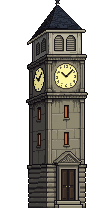
#> input picture Assets/Village/_source/clock-3q/clock_t3_jeremy_touchup_v2_112x208.png, 112 x 208 px, given in place of clock_t4_noglow.png, which was not available
$ python build_t5.py ../clock_t3_jeremy_touchup_v2_112x208.png
#> lines starting #> are read from the running program, lines starting #| are printed output that depends on the picture
from PIL import Image, ImageDraw
import math, sys
STRIP = '--strip' in sys.argv
OUTNAME = 't5/clock_t5_strip.png' if STRIP else 't5/clock_t5_draft_112x208.png'
D='/mnt/user-data/uploads/Deadline/Assets/Village/'
im=Image.open('t4/clock_t4_noglow.png').convert('RGBA'); px=im.load(); d=ImageDraw.Draw(im)
#> further down, im is the input picture: PIL image 112x208 RGBA; mean R, G, B, A 180.4, 178.1, 172.9, 115.7
px[86,186]=(0,0,0,0)                                   # Jeremy's T4 touch-up
O=(14,12,16,255); W,H=im.size
#> after `W, H = im.size`: W = 112; H = 208
# ---------- 1. standing-seam metal roof (same shape as the slate one)
AP=(59,5); CL=(48,28); CR=(85,28)
hip=lambda y: AP[0]+(CL[0]-AP[0])*(y-AP[1])/(CL[1]-AP[1])
side_out=lambda x: 29+int(round(0.66*(48-x)))
F1=(118,124,122,255); F2=(104,110,111,255); FS=(60,66,68,255); S1=(60,66,68,255); S2=(50,55,58,255); SS=(30,33,37,255)
front_ends=[48+i*37/7 for i in range(8)]
side_ends=[(x,28+0.66*(48-x)) for x in (30,34,38,42,46)]
roof=set()
for y in range(4,42):
    for x in range(24,90):
        if px[x,y][3]<=20: continue
        if y<=28 and x>=hip(y): roof.add((x,y,'f'))
        elif x<hip(min(y,28)) and x<48 and y<side_out(x): roof.add((x,y,'s'))
for (x,y,f) in roof:
    if f=='f':
        t=(y-AP[1])/(CR[1]-AP[1]); seam=False; panel=0
        for k,ex in enumerate(front_ends):
            sx=AP[0]+(ex-AP[0])*t
            if t>0.3 and int(round(sx))==x: seam=True
            if x>sx: panel=k
        c=FS if seam else (F1 if panel%2==0 else F2)
        if y>=27: c=tuple(int(v*0.85) for v in c[:3])+(255,)
    else:
        seam=False; panel=0
        for k,(ex,ey) in enumerate(side_ends):
            t=(y-AP[1])/(ey-AP[1])
            sx=AP[0]+(ex-AP[0])*t
            if 0.3<t<=1.05 and int(round(sx))==x: seam=True
            if x>sx: panel=k
        c=SS if seam else (S1 if panel%2==0 else S2)
    px[x,y]=c
for (x,y,f) in roof:                                    # keep a dark outline on the roof's outer edge
    if any(not(0<=x+dx<W) or px[x+dx,y+dy][3]<=20 for dx,dy in ((-1,0),(1,0),(0,-1))): px[x,y]=O
# ---------- 2. light strip under the eave (front run level, side run sloping), like Jeremy's reference photo
LIT=(255,228,164,255); eave=[]
if STRIP:
    for x in range(49,86): px[x,31]=LIT; eave.append((x,31))
    for x in range(30,48):
        y=side_out(x)+1
        if px[x,y][3]>20: px[x,y]=(232,200,138,255); eave.append((x,y))
# ---------- 3. bell in the RIGHT belfry opening: louvres out, lit inside, bronze bell on a wooden headstock
for y in range(37,50):
    for x in range(67,75):
        if px[x,y][:3]!=(25,23,27):
            k=max(0,1-((x-70.5)**2/30+(y-41)**2/60)); px[x,y]=(int(96+96*k),int(62+66*k),int(34+30*k),255)
for y in range(38,50): px[67,y]=(70,46,28,255)
for x in range(68,74): px[x,38]=(52,36,24,255); px[x,39]=(40,28,20,255)
BH=(206,160,78,255); BB=(128,92,40,255); BS=(84,58,26,255)
rows={40:(70,71),41:(69,72),42:(69,72),43:(68,73),44:(68,73),45:(68,73),46:(68,73),47:(67,74)}
for y,(a,b) in rows.items():
    for x in range(a,b+1): px[x,y]=BH if x==a+1 else (BS if x>=b-1 else BB)
    px[a,y]=BS
px[70,48]=(30,22,16,255); px[71,48]=(30,22,16,255)
for x in range(67,75): px[x,50]=(25,23,27,255)
# ---------- 4. survivor flag: the High school's T5 flag shrunk to 70% with PixelLab resize (the tower stands further back)
sch=Image.open(D+'heroes_t5.png').convert('RGBA')
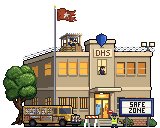
#> input picture Assets/Village/heroes_t5.png, 160 x 128 px, found by its file name
#> sch is the input picture: PIL image 160x128 RGBA; mean R, G, B, A 190.6, 181.9, 165.4, 145.9
fl=Image.open('flag/flag_r1.png').convert('RGBA'); fl=fl.crop(fl.getbbox()); fp=fl.load()
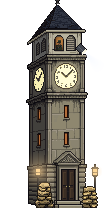
#> input picture Assets/Village/_source/clock-3q/clock_t4_jeremy_touchup_v1_112x208.png, 112 x 208 px, given in place of flag_r1.png, which was not available
#> further down, fl is the input picture: PIL image 112x208 RGBA; mean R, G, B, A 181, 177.8, 171.6, 119.7
#> after `fl = fl.crop(fl.getbbox())`:
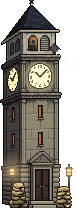
#> fl: PIL image 78x208 RGBA; mean R, G, B, A 148.8, 144.2, 135.2, 171.9; transparent parts drawn white
POLE_X=80; FY=2
for y in range(fl.height):
    for x in range(fl.width):
        p=fp[x,y]
#> (the run stopped early here; a loop or call above may not have finished)
